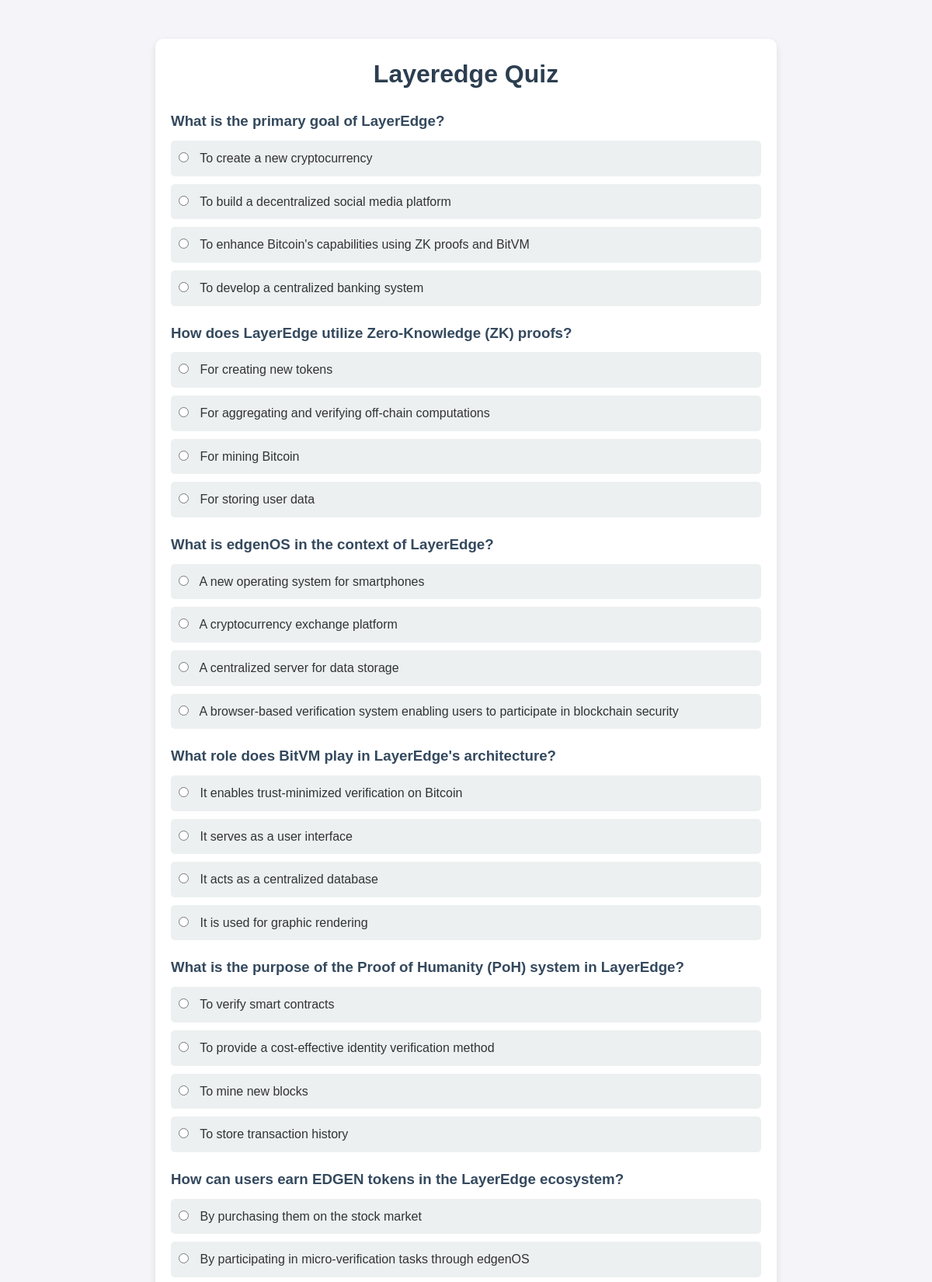
The page / (upper part) on the database its author committed.
### edgenosquiz/models.py (models this page shows, shortened)
class Question(models.Model):
  text = models.CharField(max_length=500)

class Choice(models.Model):
  question = models.ForeignKey(Question, related_name='choices', on_delete=models.CASCADE)
  text = models.CharField(max_length=200)
  is_correct = models.BooleanField(default=False)

### edgenosquiz/views.py (the view, shortened to what this page needs)
# urls.py: path('', views.edgenosquiz_view, name='edgenosquiz'),
def edgenosquiz_view(request):
  questions = Question.objects.all()
  return render(request, 'quiz/quiz.html', {'questions': questions})

### edgenosquiz/templates/quiz/quiz.html (shortened to what this page needs)
{% load static %}
<!DOCTYPE html>
<html lang="en">
<head>
    <link rel="stylesheet" href="{% static 'css/styles.css' %}">
</head>
<body>
    <div class="container">
        <h1>Layeredge Quiz</h1>
        <form method="post">
            {% for question in questions %}
                <div class="question">
                    <h3>{{ question.text }}</h3>
                    {% for choice in question.choices.all %}
                        <label class="choice">
                            <input type="radio" name="question_{{ question.id }}" value="{{ choice.id }}" required>
                            {{ choice.text }}
                        </label>
                    {% endfor %}
                </div>
            {% endfor %}
        </form>
    </div>
</body>
</html>

### edgenosquiz/static/css/styles.css (style rules this page uses)
* { margin: 0; padding: 0; box-sizing: border-box; font-family: 'Arial', sans-serif; }
body { background-color: #f4f4f9; color: #333; line-height: 1.6; }
.container { max-width: 800px; margin: 50px auto; padding: 20px; background: #fff; border-radius: 10px; box-shadow: 0 4px 10px rgba(0, 0, 0, 0.1); }
h1 { text-align: center; margin-bottom: 20px; color: #2c3e50; }
.question { margin: 20px 0; }
.question h3 { margin-bottom: 10px; color: #34495e; }
.choice { display: block; margin: 10px 0; padding: 10px; background: #ecf0f1; border-radius: 5px; cursor: pointer; transition: background 0.3s; }
input[type="radio"] { margin-right: 10px; }

### rows shown on the page
Question: text "What is the primary goal of LayerEdge?"
Choice: text "To create a new cryptocurrency"
Choice: text "To build a decentralized social media platform"
Choice: text "To enhance Bitcoin's capabilities using ZK proofs and BitVM"
Choice: text "To develop a centralized banking system"
Question: text "How does LayerEdge utilize Zero-Knowledge (ZK) proofs?"
Choice: text "For creating new tokens"
Choice: text "For aggregating and verifying off-chain computations"
Choice: text "For mining Bitcoin"
Choice: text "For storing user data"
Question: text "What is edgenOS in the context of LayerEdge?"
Choice: text "A new operating system for smartphones"
Choice: text "A cryptocurrency exchange platform"
Choice: text "A centralized server for data storage"
Choice: text "A browser-based verification system enabling users to participate in blockchain security"
Question: text "What role does BitVM play in LayerEdge's architecture?"
Choice: text "It enables trust-minimized verification on Bitcoin"
Choice: text "It serves as a user interface"
Choice: text "It acts as a centralized database"
Choice: text "It is used for graphic rendering"
Question: text "What is the purpose of the Proof of Humanity (PoH) system in LayerEdge?"
Choice: text "To verify smart contracts"
Choice: text "To provide a cost-effective identity verification method"
Choice: text "To mine new blocks"
Choice: text "To store transaction history"
Question: text "How can users earn EDGEN tokens in the LayerEdge ecosystem?"
Choice: text "By purchasing them on the stock market"
Choice: text "By participating in micro-verification tasks through edgenOS"
